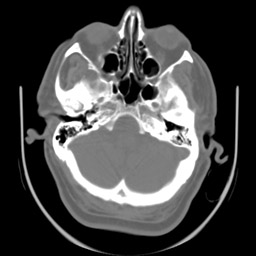
#> input picture dataset/dataSeg/ct-02.jpg, 256 x 256 px, found by its file name; the run also reads 1 picture not shown here
$ jupyter execute --allow-errors 'Segmentação_por_Crescimento_de_Regiões_Parte_1_v1.ipynb'   (shell and % lines are left out)   (older library calls are emulated)
#> lines starting #> are read from the running program, lines starting #| are printed output that depends on the picture
### PDI/Watershed.py
import numpy as np
from collections import deque

# Implementation of:
# Pierre Soille, Luc M. Vincent, "Determining watersheds in digital pictures via
# flooding simulations", Proc. SPIE 1360, Visual Communications and Image Processing
# '90: Fifth in a Series, (1 September 1990); doi: 10.1117/12.24211;
# http://dx.doi.org/10.1117/12.24211
class Watershed(object):
   MASK = -2
   WSHD = 0
   INIT = -1
   INQE = -3

   def __init__(self, levels = 256):
      self.levels = levels

   # Neighbour (coordinates of) pixels, including the given pixel.
   def _get_neighbors(self, height, width, pixel):
      return np.mgrid[
         max(0, pixel[0] - 1):min(height, pixel[0] + 2),
         max(0, pixel[1] - 1):min(width, pixel[1] + 2)
      ].reshape(2, -1).T

   def apply(self, image):
      current_label = 0
      flag = False
      fifo = deque()

      height, width = image.shape
      total = height * width
      labels = np.full((height, width), self.INIT, np.int32)

      reshaped_image = image.reshape(total)
      # [y, x] pairs of pixel coordinates of the flattened image.
      pixels = np.mgrid[0:height, 0:width].reshape(2, -1).T
      # Coordinates of neighbour pixels for each pixel.
      neighbours = np.array([self._get_neighbors(height, width, p) for p in pixels])
      if len(neighbours.shape) == 3:
         # Case where all pixels have the same number of neighbours.
         neighbours = neighbours.reshape(height, width, -1, 2)
      else:
         # Case where pixels may have a different number of pixels.
         neighbours = neighbours.reshape(height, width)

      indices = np.argsort(reshaped_image)
      sorted_image = reshaped_image[indices]
      sorted_pixels = pixels[indices]

      # self.levels evenly spaced steps from minimum to maximum.
      levels = np.linspace(sorted_image[0], sorted_image[-1], self.levels)
      level_indices = []
      current_level = 0

      # Get the indices that deleimit pixels with different values.
      # Changed for i in xrange(total): for the Python 3 usage:
      for i in range(total):
         if sorted_image[i] > levels[current_level]:
            # Skip levels until the next highest one is reached.
            while sorted_image[i] > levels[current_level]: current_level += 1
            level_indices.append(i)
      level_indices.append(total)

      start_index = 0
      for stop_index in level_indices:
         # Mask all pixels at the current level.
         for p in sorted_pixels[start_index:stop_index]:
            labels[p[0], p[1]] = self.MASK
            # Initialize queue with neighbours of existing basins at the current level.
            for q in neighbours[p[0], p[1]]:
               # p == q is ignored here because labels[p] < WSHD
               if labels[q[0], q[1]] >= self.WSHD:
                  labels[p[0], p[1]] = self.INQE
                  fifo.append(p)
                  break

         # Extend basins.
         while fifo:
            p = fifo.popleft()
            # Label p by inspecting neighbours.
            for q in neighbours[p[0], p[1]]:
               # Don't set lab_p in the outer loop because it may change.
               lab_p = labels[p[0], p[1]]
               lab_q = labels[q[0], q[1]]
               if lab_q > 0:
                  if lab_p == self.INQE or (lab_p == self.WSHD and flag):
                     labels[p[0], p[1]] = lab_q
                  elif lab_p > 0 and lab_p != lab_q:
                     labels[p[0], p[1]] = self.WSHD
                     flag = False
               elif lab_q == self.WSHD:
                  if lab_p == self.INQE:
                     labels[p[0], p[1]] = self.WSHD
                     flag = True
               elif lab_q == self.MASK:
                  labels[q[0], q[1]] = self.INQE
                  fifo.append(q)

         # Detect and process new minima at the current level.
         for p in sorted_pixels[start_index:stop_index]:
            # p is inside a new minimum. Create a new label.
            if labels[p[0], p[1]] == self.MASK:
               current_label += 1
               fifo.append(p)
               labels[p[0], p[1]] = current_label
               while fifo:
                  q = fifo.popleft()
                  for r in neighbours[q[0], q[1]]:
                     if labels[r[0], r[1]] == self.MASK:
                        fifo.append(r)
                        labels[r[0], r[1]] = current_label

         start_index = stop_index

      return labels

# [10 lines that do not run on import are left out]
   # plt.imshow(labels, cmap='Paired', interpolation='nearest')
   # plt.show()

### PDI/AmbrosioTortorelliMinimizer.py
#Jacob Gildenblat, 2015
#Implementation of edge preserving smoothing by minimizing with the Ambrosio-Tortorelli appoach
#AM scheme, using conjugate gradients
import cv2, scipy
import numpy as np
import sys
import scipy
from scipy.sparse.linalg import LinearOperator

class AmbrosioTortorelliMinimizer():
	def __init__(self, img, iterations = 1, solver_maxiterations = 10, tol = 0.1, alpha = 1000, beta = 0.01, epsilon = 0.01):
		self.iterations = iterations
		self.tol = tol
		self.g = np.float64(img) / np.max(img)
		self.f = self.g
		self.edges = np.zeros(img.shape)
		self.update_gradients()
		self.alpha, self.beta, self.epsilon = alpha, beta, epsilon
		self.add_const = self.beta / (4 * self.epsilon)
		self.multiply_const = self.epsilon * self.beta
		self.maxiter = solver_maxiterations

	def update_gradients(self):
		self.grad_x, self.grad_y = self.gradients(self.f)
		self.gradient_mag = np.power(self.grad_x, 2) + np.power(self.grad_y, 2)

	# [14 lines left out: functions edge_linear_operator, image_linear_operator, not called in this run]

	def solve_edges(self):
		size = self.g.shape[0]* self.g.shape[1]
		A = LinearOperator( (size, size), matvec = self.edge_linear_operator, dtype = np.float64)
		b = np.ones(size) * self.beta / (4 * self.epsilon)

		self.edges, _ = scipy.sparse.linalg.cg(A, b, tol = self.tol, maxiter = self.maxiter)
		self.edges = np.power(self.edges.reshape(*self.g.shape), 2)
		return self.edges

	# [9 lines left out: function solve_image, not called in this run]

	def minimize(self):
		for i in range(0, self.iterations):
			self.solve_edges()
			self.solve_image()

		self.edges = np.power(self.edges, 0.5)
		cv2.normalize(self.f, self.f ,0,255,cv2.NORM_MINMAX)
		cv2.normalize(self.edges, self.edges ,0,255,cv2.NORM_MINMAX)
		self.f = np.uint8(self.f)
		self.edges = 255 - np.uint8(self.edges)

		return self.f, self.edges

	def calc_grad_x(self, img):
		return cv2.filter2D(img, cv2.CV_64F, np.array([[-1, 0, 1]]))

	def calc_grad_y(self, img):
		return cv2.filter2D(img, cv2.CV_64F, np.array([[-1, 0, 1]]).T)

	def gradients(self, img):
		return self.calc_grad_x(img), self.calc_grad_y(img)


# [5 lines left out: function show_image, not called in this run]

# [16 lines that do not run on import are left out]

### PDI/Segmentação_por_Crescimento_de_Regiões_Parte_1_v1.ipynb
<a href="https://colab.research.google.com/github/VielF/ColabProjects/blob/main/Segmenta%C3%A7%C3%A3o_por_Crescimento_de_Regi%C3%B5es_Parte_1.ipynb" target="_parent"></a>

Universidade do Vale do Itajaí<br>
Escola Politécnica<br>
Processamento Digital de Imagens

# Exercício Segmentação Clássica - Sem Deep Learning

### Tutoriais da OpenCV

- https://docs.opencv.org/master/d9/df8/tutorial_root.html
- https://www.geeksforgeeks.org/opencv-python-tutorial/

# Segmentação por Crescimento de Regiões - Parte 1

O sonho de consumo de todo aquele que desenvolve métodos de processamento de imagens é um algoritmo genérico para dividir a imagem em seus componentes. Para conseguir fazer isso, os algoritmos clássicos de segmentação baseiam-se em informação de semelhança entre os pixels e de continuidade de valores de pixels dentro da imagem (veja a minha digressão sobre *apriorismos Kantianos* na vídeoaula inicial onde eu apresento os domínios e as etapas da visão computacional), sendo provavelmente os algoritmos que de forma mais icônica incorporam o conceito de "domínio do espaço".

Infelizmente nenhum dos algoritmos clássicos de segmentação realiza esse sonho de consumo: um algoritmo clássico que se baseia unicamente na informação contida dentro da imagem necessariamente é um algoritmo que usa apenas informação de natureza *sintática*. Toda a informação que está à disposição do algoritmo de segmentação diz respeito apenas à própria natureza da *estrutura* (sintaxe) dos pixels: seus valores, suas posições relativas uns aos outros e seus padrões de variação no espaço. Como nenhum desses algoritmos incorpora a informação *semântica*, do significado de padrões de variação e organização, todos eles necessariamente vão dividir a imagem em regiões "parecidas", ignorando o fato de que um carro vermelho possui pneus pretos e faróis e para-choque prateados… Durante 50 anos da história da visão computacional, o pesadelo recorrente do desenvolvedor de algoritmos de interpretação de imagens foi o de juntar estes segmentos contendo paralama, capô, pneu, calota, para-choque, etc para formar uma imagem de um "automóvel". Na visão clássica isso só é possível de se fazer possuindo-se um *modelo* de qual é a aparência desse "automóvel". Essa informação, de caráter semântico, em muito extrapola o que um algoritmo de segmentação consegue fazer.

Tentativas de resolver esse problema através de um pós-processamento utilizando-se técnicas da Inteligência Artificial Simbólica Clássica Baseada em Modelos (*Model Based Reasoning*) fracassaram para todos os domínios de aplicação que fugiam do trivialmente simples. A visão computacional só conseguiu vencer essa barreira com o advento da Segmentação Semântica utilizando Redes Neurais de Aprendizado Profundo nos últimos anos. Vamos ver isso quando chegarmos nesse capítulo. Por enquanto, divirta-se com os algoritmos clássicos que foram o estado da arte durante quase 50 anos da história da visão computacional…

### Inicialização

## K-Means

O algoritmo tradicional de análise de cluster aplicado à segmentação de imagens: pixels semelhantes que estão em regiões vizinhas são agrupados em regiões.

[cell 1]
import matplotlib.pyplot as plt
import numpy as np
from ipywidgets import interact, interactive, interact_manual
from skimage.data import astronaut
from skimage.segmentation import slic
from skimage.segmentation import mark_boundaries
from skimage.util import img_as_float
import cv2

image = cv2.imread("ct-02.jpg", cv2.IMREAD_GRAYSCALE)
#> image is the input picture: shape (256, 256); min 0, max 255, mean 70.7
#> the sliders are set to n_segments = 52, compactness = 0.55, sigma = 1.55, colormap = nipy_spectral
#image = img_as_float(img[::2, ::2])

# Este é uma variação do clássico algoritmo k-Means chamado SLIC. Leia sobre a diferença em
# https://core.ac.uk/reader/95407090
def my_k_means(n_segments, compactness, sigma, colormap):
#> the sliders are set to gradient_method = None, markers = 50, colormap = nipy_spectral
    global image
    colormap = eval('plt.cm.' + colormap)
    segments_slic = slic(image, n_segments=n_segments, compactness=compactness, sigma=sigma)

    fig, ax = plt.subplots(ncols=2, figsize=(15, 7), sharex=True, sharey=True)

    ax[0].imshow(mark_boundaries(image, segments_slic))
    ax[0].set_title('Original com limites: SLIC (k-Means)')

    ax[1].imshow(segments_slic, cmap=colormap, interpolation='nearest')
    ax[1].set_title('Segmentos: SLIC (k-Means)')

    for a in ax:
        a.set_axis_off()


    plt.tight_layout()
    plt.show()

#> (the rest of this cell did not finish here and is left out)

## Watershed

O Watershed (divisor de águas ou, em uma tradução literal, bacia hidrográfica) é um algoritmo clássico utilizado para segmentação, ou seja, para separar diferentes objetos em uma imagem.

A partir de marcadores definidos pelo usuário, o algoritmo Watershed trata os valores dos pixels como uma topografia local (elevação). O algoritmo inunda bacias a partir dos marcadores, até que bacias atribuídas a diferentes marcadores se encontrem nas linhas watershed. Em muitos casos, os marcadores são escolhidos como mínimos locais da imagem, a partir dos quais as bacias são inundadas. Uma boa explicação da Transformada Watersher é fornecida na página do Centro de Morfologia Matemática do o laboratório de processamento de imagens do MINES ParisTech: http://www.cmm.mines-paristech.fr/~beucher/wtshed.html. Theanimation below is from there:

### Implementação do Watershed com SciKit

No exemplo abaixo, dois círculos sobrepostos devem ser separados. Para fazer isso, calcula-se uma imagem que é a distância ao fundo. Os máximos desta distância (ou seja, os mínimos do oposto da distância) são escolhidos como marcadores, e a inundação das bacias a partir de tais marcadores separa os dois círculos ao longo de uma linha divisória.

[cell 2]
import numpy as np
from ipywidgets import interact, interactive, interact_manual
import cv2, scipy
from skimage import data
from skimage.color import rgb2gray
from skimage.filters import sobel
from skimage.feature import canny
from skimage.segmentation import mark_boundaries
from matplotlib import pyplot as plt
from scipy import ndimage as ndi

from skimage.segmentation import felzenszwalb, slic, quickshift, watershed

#from skimage.morphology import watershed
from skimage.feature import peak_local_max


image = cv2.imread("ct-02.jpg", cv2.IMREAD_GRAYSCALE)
# shifted = cv2.pyrMeanShiftFiltering(image, 21, 51)

gradient_methods = [
    'None',
    'Sobel',
    'Canny'
]

def my_watershed(gradient_method, markers, colormap):
#> called with gradient_method = 'None', markers = 50, colormap = 'nipy_spectral'
    global image
    colormap = eval('plt.cm.' + colormap)

    if (gradient_method == 'None'):
        input_image = image
    elif (gradient_method == 'Sobel'):
        input_image = sobel(image)
    else:
        input_image = canny(image)

    # Gera os marcadores como máximos locais da distância ao fundo
    # Aplica transformação de distância euclidiana exata
    distance = ndi.distance_transform_edt(image)
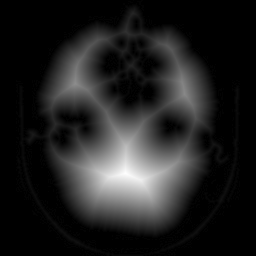
#> distance: shape (256, 256) float64; min 0, max 59.84, mean 8; drawn with min black and max white
    # A função peak_local_max retorna as coordenadas dos picos locais (máximos) em uma imagem.
    # Um filtro máximo é usado para encontrar máximos locais. Esta operação dilata o original
    # imagem e mescla máximos locais vizinhos mais próximos do que o tamanho da dilatação.
    # Coordenadas onde a imagem original é igual à imagem dilatada são retornadas como máximos locais.
    local_maxi = peak_local_max(distance, footprint=np.ones((8,8)), labels=image, min_distance=20)
#> local_maxi = 5650 pairs, first value 20 to 235, second value 20 to 235
    # Pegue o número...
    #markers = ndi.label(local_maxi)[0]
    #labels = watershed(-distance, markers, mask=image)
    labels = watershed(input_image, markers=markers, connectivity=1, compactness=0.0, watershed_line=True)
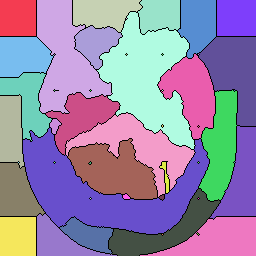
#> labels: shape (256, 256) int64; 50 distinct labels, from 0 to 49; one colour per label, 0 black

    fig, axes = plt.subplots(ncols=3, figsize=(20, 7), sharex=True, sharey=True)
    ax = axes.ravel()

    ax[0].imshow((mark_boundaries(image, labels)), cmap=plt.cm.gray)
    ax[0].set_title('Original with Boundaries')
    if (gradient_method == 'None'):
        #ax[1].imshow(distance, cmap=plt.cm.gray, interpolation='nearest')
        ax[1].imshow(distance, cmap=plt.cm.gray)
        ax[1].set_title('Distances')
        # Plot the local maxima...
        ax[1].autoscale(False)
        ax[1].plot(local_maxi[:, 1], local_maxi[:, 0], 'r.')
    else:
        ax[1].imshow(input_image, cmap=plt.cm.gray)
        ax[1].set_title(gradient_method)

    ax[2].imshow(labels, cmap=colormap, interpolation='nearest')
    ax[2].set_title('Regions')

    for a in ax:
        a.set_axis_off()

    fig.tight_layout()
    plt.show()
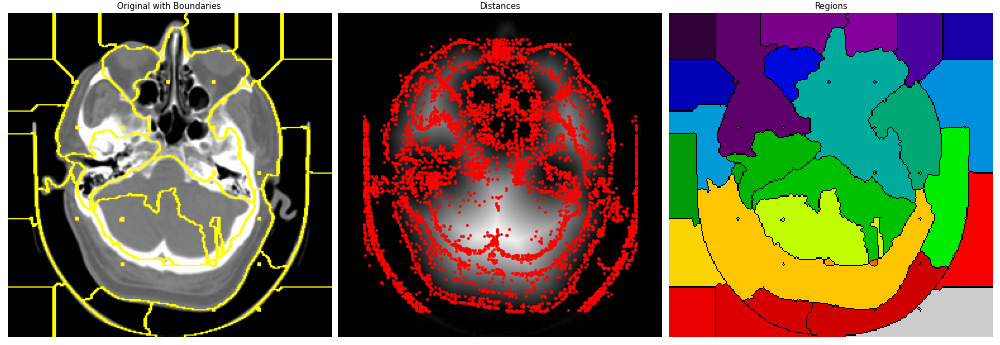
#> figure drawn by matplotlib, 3 panels
#> the sliders are set to colormap = nipy_spectral

interact_manual(my_watershed, gradient_method=gradient_methods, markers = (0, 100), colormap = ['nipy_spectral', 'hot', 'magma', 'seismic'])

### Watershed alterativo

Esta é a implementação um tanto minimalista de Martin Zurowietz de ***Pierre Soille, Luc M. Vincent***, *"Determining watersheds in digital pictures via flooding simulations"*, Proc. SPIE 1360, Visual Communications and Image Processing'90: Fifth in a Series, (1 September 1990); doi: 10.1117/12.24211; http://dx.doi.org/10.1117/12.24211. O código original está em https://github.com/mzur/watershed. Em contraste com [`skimage.morphology.watershed`](http://scikit-image.org/docs/dev/api/skimage.morphology.html#skimage.morphology.watershed) e [`cv2.watershed`](https://opencv-python-tutroals.readthedocs.io/en/latest/py_tutorials/py_imgproc/py_watershed/py_watershed.html) this implementation does not use marker seeds.

[cell 3]
# Faça isso uma vez (ou sempre que reiniciar o kernel se estiver usando o Colab)
# O código abaixo baixa a versão Python 3 armazenada em meu espelho
# parâmetros wget:
# --backups=1 : renomeia o arquivo original com o sufixo .1 e grava o novo arquivo no nome de arquivo pretendido
# -q : execute silenciosamente, a menos que haja um erro

[cell 4]
from ipywidgets import interact, interactive, interact_manual
import sys
import numpy as np
from PIL import Image
import matplotlib.pyplot as plt
#from scipy.misc import imsave
from Watershed import *

def my_alt_watershed(colormap):
    colormap = eval('plt.cm.' + colormap)
    w = Watershed()
    image = Image.open("ct-02.jpg")
    npArray = np.array(image)
    labels = w.apply(npArray)
#> the sliders are set to iterations = 50, solver_maxiterations = 50, tol = 0.505, alpha = 5050, beta = 0.0505, epsilon = 0.0505, colormap = nipy_spectral
    fig, axes = plt.subplots(ncols=2, figsize=(20, 8), sharex=True, sharey=True)
    ax = axes.ravel()
    ax[0].imshow(image)
    ax[0].set_title('Original')

    # Plotar regiões usando o mapa de cores selecionado...
    ax[1].imshow(labels, cmap=colormap, interpolation='nearest')
    ax[1].set_title('Regions')
    for a in ax:
        a.set_axis_off()
    fig.tight_layout()
    plt.show()

# Esta implementação não possui parâmetros e nem interação!
#> (the rest of this cell did not finish here and is left out)

## Métodos Variacionais: Mumford & Shah Funcional

Em vez do M&S original, usaremos o *Ambrosio Tortorelli Minimizer variant* implementado por Jacob Gildenblat (jacob.gildenblat@gmail.com). Para simplificar, chamaremos isso de **A&Tmin** neste colab. O blog do Jacob está aqui: https://jacobgil.github.io/

### Importe itens necessários para escala de cinza e cores

Processaremos as imagens de maneira diferente dependendo se elas são coloridas ou não, mas isso aqui você vai precisar de qualquer maneira.

[cell 5]
# Faça isso uma vez (ou sempre que reiniciar o kernel se estiver usando o Colab)
# O código abaixo baixa a versão armazenada no meu espelho
# parâmetros wget:
# --backups=1 : renomeia o arquivo original com o sufixo .1 e grava o novo arquivo no nome de arquivo pretendido
# -q : run quiet unless there's an error

[cell 6]
from ipywidgets import interact, interactive, interact_manual
import cv2, scipy
from skimage import data
from matplotlib import pyplot as plt
# Importe o M&S-equivalent Ambrosio Tortorelli Minimizer (vamos chamá-lo de A&Tmin)
# Você tem que baixá-lo antes de https://github.com/jacobgil/Ambrosio-Tortorelli-Minimizer
from AmbrosioTortorelliMinimizer import *

### A&Tmin for Grayscale Images

[cell 7]
# image = cv2.imread("/dataSeg/ct-01.jpg", cv2.IMREAD_GRAYSCALE)
image = cv2.imread("ct-02.jpg", cv2.IMREAD_GRAYSCALE)

def my_ATmin(iterations, solver_maxiterations, tol, alpha, beta, epsilon, colormap):
    global image
    colormap = eval('plt.cm.' + colormap)
    solver = AmbrosioTortorelliMinimizer(image, iterations, solver_maxiterations, tol, alpha, beta, epsilon)
#> in calc_grad_x, `return cv2.filter2D(img, cv2.CV_64F, np.array([[-1, 0, 1]]))`:
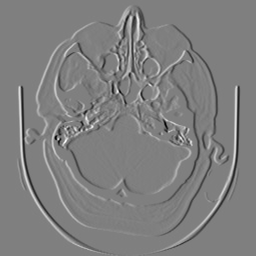
#> returned value: shape (256, 256) float64; min -1, max 1, mean -1.95e-20; drawn with min black and max white
#> in calc_grad_y, `return cv2.filter2D(img, cv2.CV_64F, np.array([[-1, 0, 1]]).T)`:
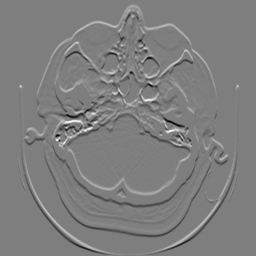
#> returned value: shape (256, 256) float64; min -0.988, max 1, mean 7.86e-05; drawn with min black and max white
    seg, edges = solver.minimize()
#> (the rest of the program and of its run is left out)
